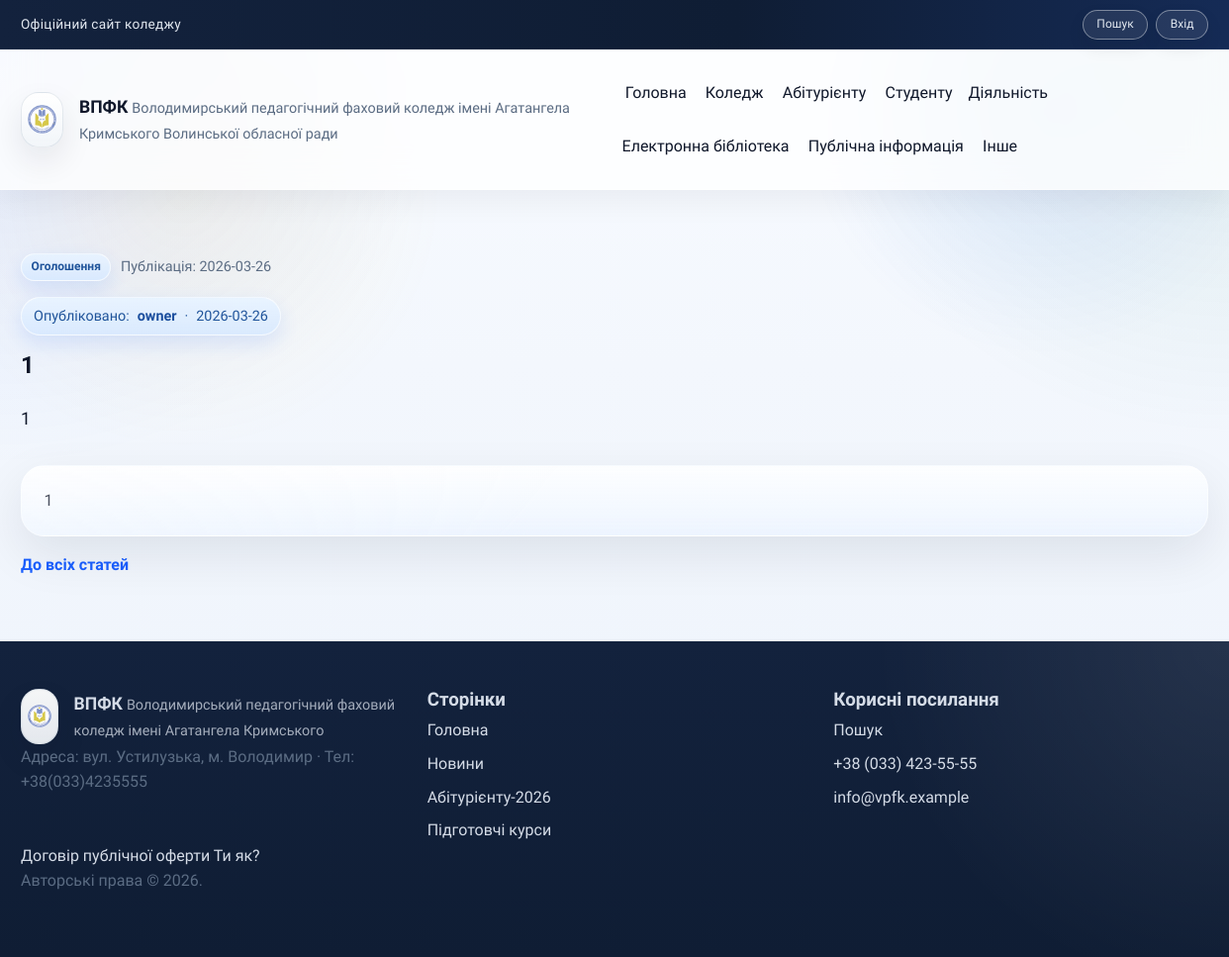
The page /articles/26 on the database its author committed.
### tables this page shows
CREATE TABLE menu_items (
          id INTEGER PRIMARY KEY AUTOINCREMENT,
          parent_id INTEGER,
          title TEXT NOT NULL,
          url TEXT NOT NULL,
          sort_order INTEGER NOT NULL DEFAULT 0,
          FOREIGN KEY(parent_id) REFERENCES menu_items(id)
        );

CREATE TABLE articles (
          id INTEGER PRIMARY KEY AUTOINCREMENT,
          title TEXT NOT NULL,
          summary TEXT NOT NULL,
          content TEXT NOT NULL,
          category TEXT NOT NULL,
          section_id INTEGER,
          published_date TEXT NOT NULL,
          event_date TEXT,
          external_link TEXT,
          created_at TEXT NOT NULL,
          updated_at TEXT NOT NULL, featured_image TEXT, image_gallery TEXT, author_id INTEGER, attachments TEXT,
          FOREIGN KEY(section_id) REFERENCES menu_items(id)
        );

CREATE TABLE users (
          id INTEGER PRIMARY KEY AUTOINCREMENT,
          username TEXT UNIQUE NOT NULL,
          password_hash TEXT NOT NULL,
          role TEXT NOT NULL,
          created_at TEXT NOT NULL
        , last_name TEXT, first_name TEXT, middle_name TEXT, position TEXT, profile_text TEXT, email TEXT);

### app/public_routes.py (the view)
@app.route("/articles/<int:article_id>")
def article_detail(article_id: int):
    article = query_db(
        f"""
        SELECT articles.*, menu_items.title AS section_title,
               users.username AS author_username,
               {AUTHOR_FULL_NAME_SQL} AS author_full_name
        FROM articles
        LEFT JOIN menu_items ON menu_items.id = articles.section_id
        LEFT JOIN users ON users.id = articles.author_id
        WHERE articles.id = ?
        """,
        (article_id,),
        one=True,
    )
    if not article:
        abort(404)
    return render_template("article_detail.html", article=article, active_title="")

### app/core.py (called while the page is built)
def sanitize_html(value: str | None) -> str:
    if not value:
        return ""
    if "&lt;" in value and "<" not in value:
        value = html.unescape(value)
    parser = _SafeHTML()
    parser.feed(value)
    parser.close()
    return parser.get_html()

@app.template_filter("sanitize_html")
def sanitize_html_filter(value: str | None) -> str:
    return sanitize_html(value)

@app.template_filter("clean_text")
def clean_text_filter(value):
    if value is None:
        return ""
    if isinstance(value, str) and value.strip().lower() == "none":
        return ""
    return value

def build_menu_tree(rows: List[dict]) -> List[dict]:
    items: Dict[int, dict] = {}
    roots: List[dict] = []
    for row in rows:
        items[row["id"]] = {
            "id": row["id"],
            "parent_id": row["parent_id"],
            "title": row["title"],
            "url": row["url"],
            "sort_order": row["sort_order"],
            "children": [],
        }
    for item in items.values():
        parent_id = item["parent_id"]
        if parent_id and parent_id in items:
            items[parent_id]["children"].append(item)
        else:
            roots.append(item)
    def sort_items(nodes: List[dict]) -> List[dict]:
        nodes.sort(key=lambda n: (n["sort_order"], n["title"]))
        for node in nodes:
            node["children"] = sort_items(node["children"])
        return nodes
    return sort_items(roots)

def get_menu_tree() -> List[dict]:
    rows = query_db("SELECT * FROM menu_items ORDER BY sort_order, title")
    return build_menu_tree(rows)

@app.context_processor
def inject_globals():
    return {
        "menu_items": get_menu_tree(),
        "current_user": g.get("user"),
    }

@app.before_request
def load_user():
    g.user = None
    user_id = session.get("user_id")
    if user_id:
        user = query_db("SELECT * FROM users WHERE id = ?", (user_id,), one=True)
        if user:
            g.user = user

    def handle_data(self, data: str):
        self._out.append(html.escape(data))

    def get_html(self) -> str:
        return "".join(self._out)

### data/db.py (called while the page is built)
def get_db() -> sqlite3.Connection:
    if "db" not in g:
        os.makedirs(DATA_DIR, exist_ok=True)
        conn = sqlite3.connect(DB_PATH, check_same_thread=False)
        conn.row_factory = sqlite3.Row
        conn.execute("PRAGMA foreign_keys = ON")
        g.db = conn
    return g.db

### templates/article_detail.html (shortened to what this page needs)
{% extends "layout.html" %}
{% block content %}
  <section class="section">
    <div class="container article-detail">
      <div class="article-meta">
        <span class="badge">{{ article.category }}</span>
        <span class="muted">&#1055;&#1091;&#1073;&#1083;&#1110;&#1082;&#1072;&#1094;&#1110;&#1103;: {{ article.published_date }}</span>
      </div>
      <div class="article-publish-pill">
        <span>&#1054;&#1087;&#1091;&#1073;&#1083;&#1110;&#1082;&#1086;&#1074;&#1072;&#1085;&#1086;:</span>
        {% set author_name = article.author_full_name|trim if article.author_full_name else '' %}
        {% if article.author_username %}
          <a href="{{ url_for('user_profile', username=article.author_username) }}">{{ author_name or article.author_username }}</a>
        {% else %}
          <span>{{ author_name or 'Адміністрація' }}</span>
        {% endif %}
        <span>&middot;</span>
        <span>{{ article.created_at[:10] if article.created_at else article.published_date }}</span>
      </div>
      <h1>{{ article.title }}</h1>
      {% set summary_text = article.summary|clean_text %}
      {% if summary_text %}
        <p class="article-summary">{{ summary_text }}</p>
      {% endif %}
      <div class="article-content">
        {{ article.content|sanitize_html|safe }}
      </div>
      <div class="article-footer">
        <a class="link" href="{{ url_for('articles') }}">&#1044;&#1086; &#1074;&#1089;&#1110;&#1093; &#1089;&#1090;&#1072;&#1090;&#1077;&#1081;</a>
      </div>
    </div>
  </section>
{% endblock %}

### templates/_menu.html (shortened to what this page needs)
{% macro render_menu(items, active_title=None, level=0) %}
  {% for item in items %}
    {% set active_class = "nav-highlight" if item.title == active_title else "" %}
    {% if item.children %}
      <div class="nav-item has-submenu submenu-level-{{ level }}">
        <span class="nav-title {{ active_class }}">{{ item.title }}</span>
      </div>
    {% else %}
      <a href="{{ item.url or '#' }}" class="{{ active_class }}">{{ item.title }}</a>
    {% endif %}
  {% endfor %}
{% endmacro %}

### rows shown on the page
menu_items: title "Головна"
menu_items: title "Коледж"
menu_items: title "Абітурієнту"
menu_items: title "Студенту"
menu_items: title "Діяльність"
menu_items: title "Електронна бібліотека"
menu_items: title "Публічна інформація"
menu_items: title "Інше"
articles: category "Оголошення", published_date "2026-03-26", created_at "2026-03-26", title "1", content|sanitize_html "1"
users: username "owner"

### other values the page prints
{{ summary_text }} "1"
